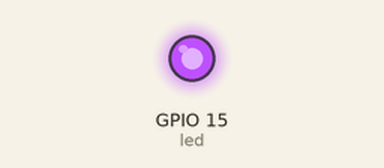
Simulated run of this program. Board: ESP32 board running MicroPython. Shown: output pins drawn as LEDs (lit = HIGH). Wiring (from the project's diagram.json): purple LED on GPIO 15. What the program prints to the serial console is not drawn.

Above: at 0.1 s.
Timing chart, 0 to 1.6 s (numbered marks = the images above):
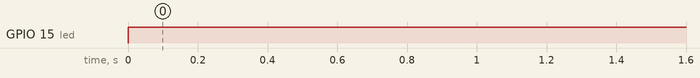

The program:

main.py
```python
from utime import sleep
from machine import Pin

print("Hello World!")

led = Pin(15, Pin.OUT)
while True:
    led.on()
    print("Led ON, Ligado!")
    sleep(0.5)
    led.off()
    print("Led OFF, Desligado!")
```

Measured:
- by itself, GPIO 15 (led): LOW → HIGH at 0.00 s
